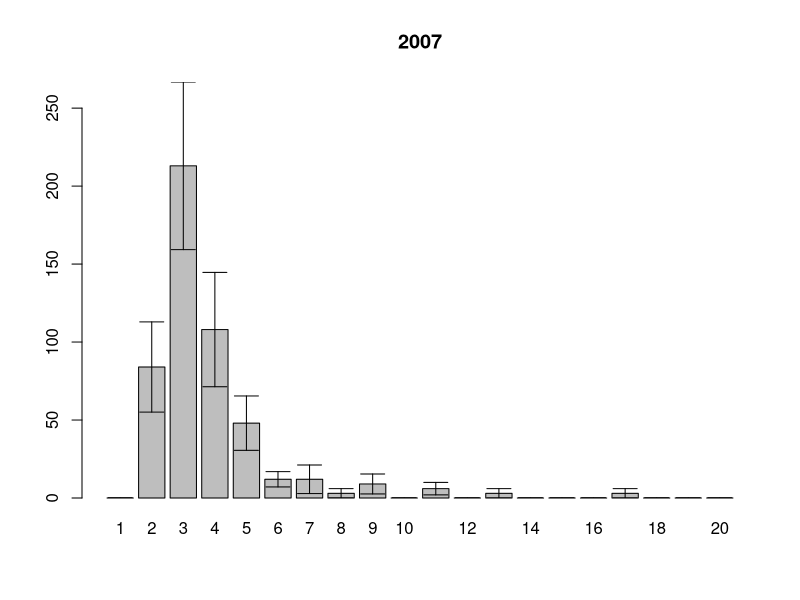
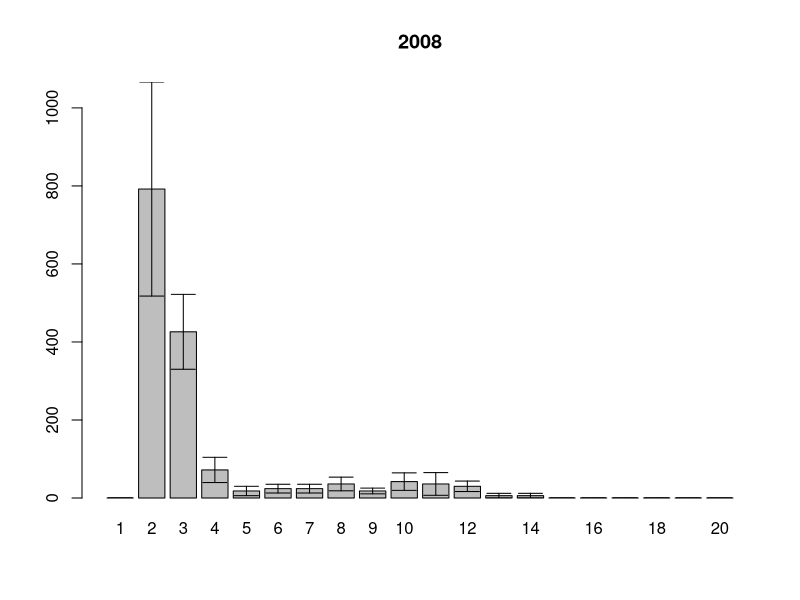
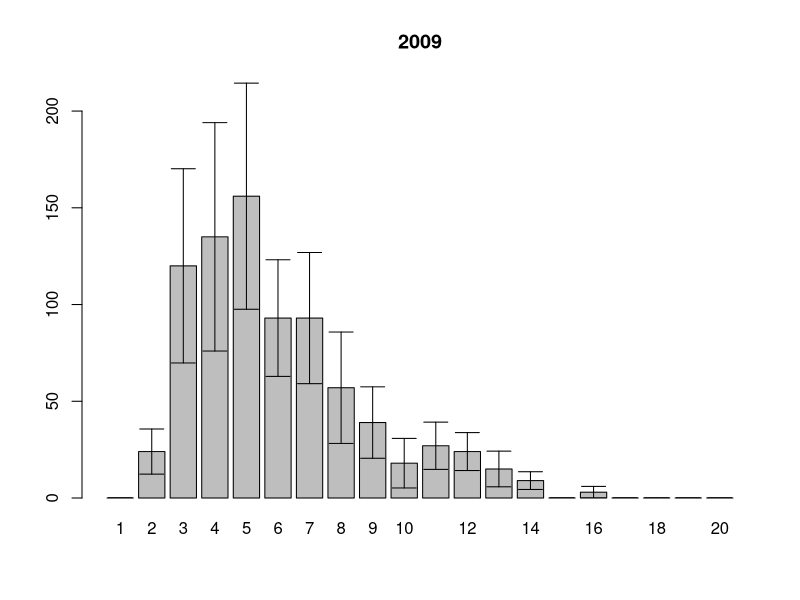
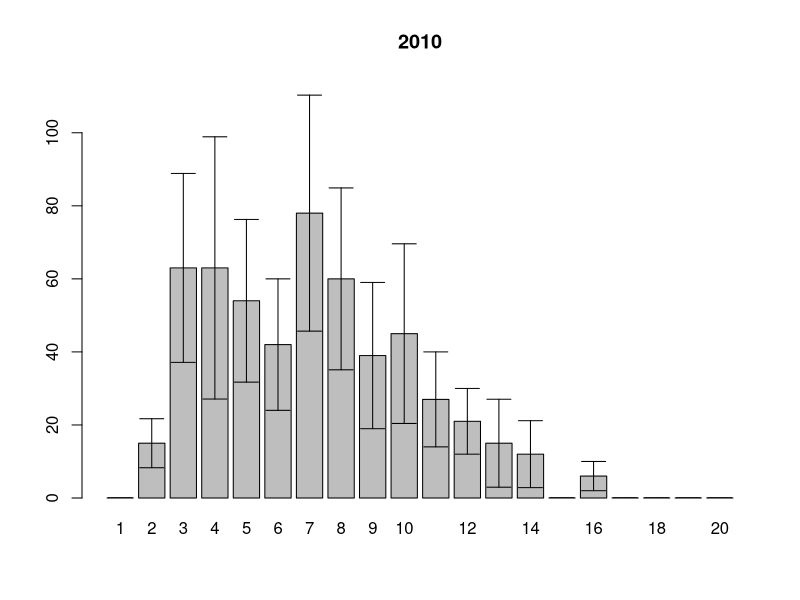
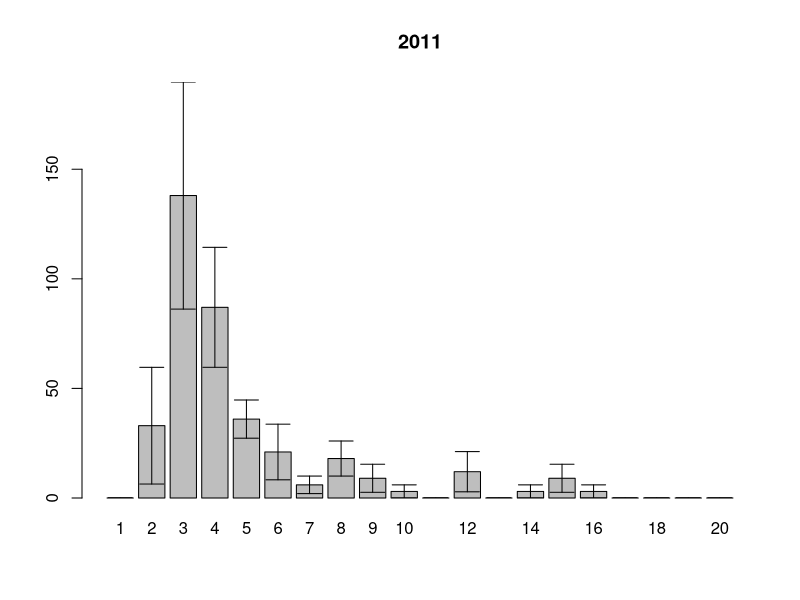
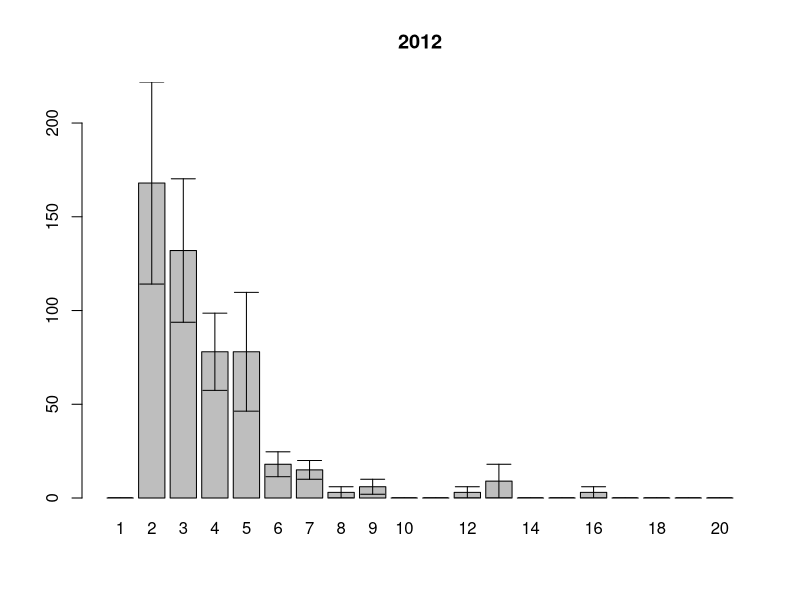
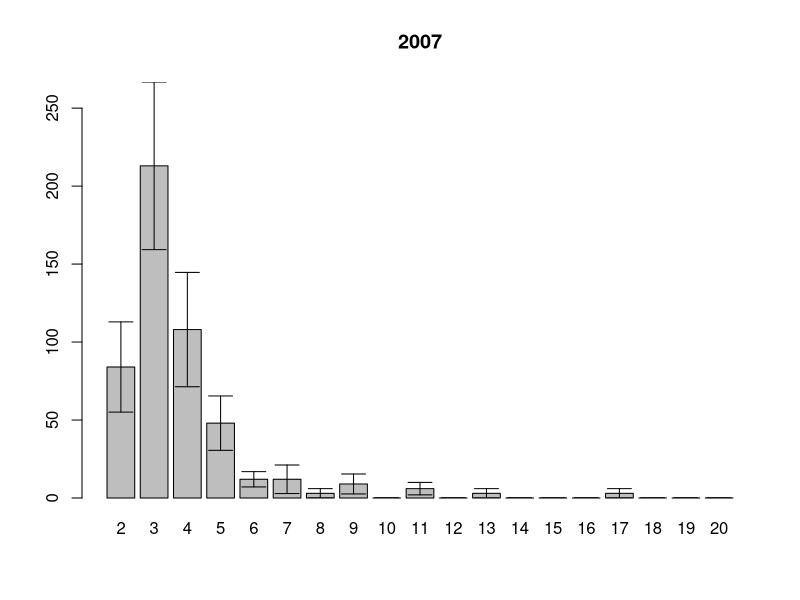
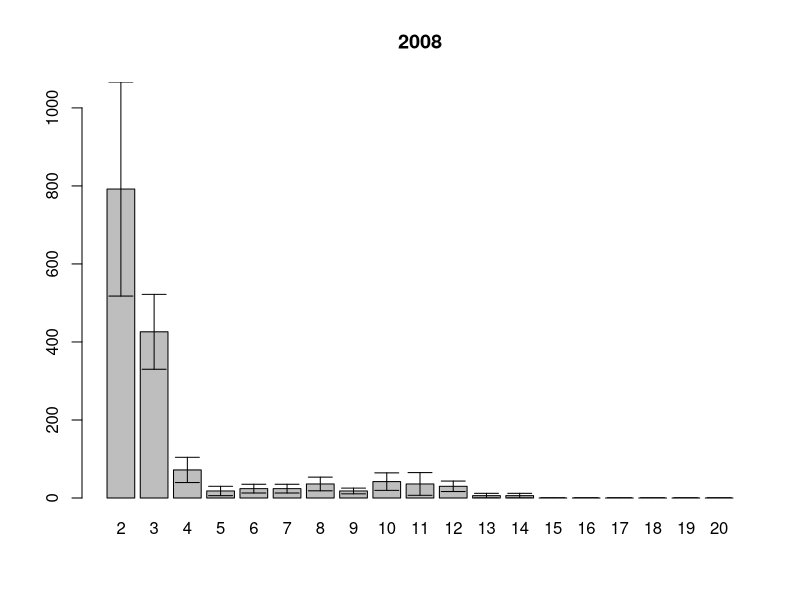

These figures' R source, in order: (Note: this script raises an error after producing the figures.)
setwd("~/Dropbox/PhD_thesis/PhD_thesis/White_Sea/Lomnishniy/")
#setwd("~/note_backup_2013-04-13/PhD_thesis/White_Sea/Lomnishniy/")

# размерная структура суммарно по годам по горизонтам
ishodnik<-read.table(file="length.csv", sep=";", dec=",", head=T)
samples.squares<-read.table(file="squares.csv", sep=";", dec=",", head=T)
samples.names<-read.table(file="sample.csv", sep=";", dec=",", head=T)
attach(ishodnik)
#year<-factor(year)

Length.int<-cut(Length.mm, breaks=seq(0,20,1))

(size.str.table<-table(Length.int,year,sample))

size.str.df<-as.data.frame(size.str.table) # как таблица данных

#убираем те пробы которых на самом деле нету
for (i in 1:length(levels(size.str.df$year)))
{ (xxx<-size.str.df$sample[size.str.df$year==levels(size.str.df$year)[i] ]%in%
     samples.names$sample[samples.names$year==levels(size.str.df$year)[i]])
  antixxx<-as.logical(1-xxx)
  size.str.df$Freq[size.str.df$year==levels(size.str.df$year)[i]][antixxx]<-NA
}


# SUBSET - для фильтрации таблицы данных
# APPLY - кто-то из них для средней и СД по фрейму

#теперь на квадратный метр
size.str.sqmeter<-size.str.df
for (i in 1:length(levels(size.str.sqmeter$year)))
{
  size.str.sqmeter$Freq[size.str.sqmeter$year==levels(size.str.sqmeter$year)[i]]<-size.str.sqmeter$Freq[size.str.sqmeter$year==levels(size.str.sqmeter$year)[i]] * samples.squares$square[samples.squares$year==levels(size.str.sqmeter$year)[i]]
}

n.samples<-tapply(samples.names$sample,samples.names$year, length )

#subset(size.str.sqmeter,subset=size.str.sqmeter$year=="1992")

#и среднее??
# tapply выдает как резудьтат матрицу
(mean.sizestr.sqmeter<-t(tapply(size.str.sqmeter$Freq,INDEX=list(size.str.sqmeter$year, size.str.sqmeter$Length.int),FUN=mean, na.rm=T)))
mean.sqmeter.df<-as.data.frame(mean.sizestr.sqmeter)
(sd.sizestr.sqmeter<-tapply(size.str.sqmeter$Freq,INDEX=list(size.str.sqmeter$year, size.str.sqmeter$Length.int),FUN=sd, na.rm=T))

n.samples<-tapply(samples.names$sample,samples.names$year, length )

(sem.sizestr.sqmeter <-t(sd.sizestr.sqmeter/sqrt(as.vector(n.samples))))
sem.sqmeter.df<-as.data.frame(sem.sizestr.sqmeter)

length.class<-seq(1,20,1)

#>2mm mean size structure
(mean.sizestr.sqmeter2<-mean.sizestr.sqmeter[2:20,])
mean.sqmeter.df2<-as.data.frame(mean.sizestr.sqmeter2)
(sd.sizestr.sqmeter2<-sd.sizestr.sqmeter[,2:20])

n.samples<-tapply(samples.names$sample,samples.names$year, length )

(sem.sizestr.sqmeter2<-t(sd.sizestr.sqmeter2/sqrt(as.vector(n.samples))))
sem.sqmeter.df2<-as.data.frame(sem.sizestr.sqmeter2)

length.class2<-seq(2,20,1)

#from R-book 
error.bars<-function(yv,z,nn){
  xv<-
    barplot(yv,ylim=c(0,(max(yv)+max(z))),names=nn)#,ylab=deparse(substitute(yv)))
  g=(max(xv)-min(xv))/50
  for (i in 1:length(xv)) {
    lines(c(xv[i],xv[i]),c(yv[i]+z[i],yv[i]-z[i]))
    lines(c(xv[i]-g,xv[i]+g),c(yv[i]+z[i], yv[i]+z[i]))
    lines(c(xv[i]-g,xv[i]+g),c(yv[i]-z[i], yv[i]-z[i]))
  }}




  for (j in 1:length(colnames(mean.sizestr.sqmeter)))
  {
    pdf(file=paste("Lomnishniy", colnames(mean.sizestr.sqmeter)[j], ".pdf",sep="_"))
    error.bars(yv=mean.sizestr.sqmeter[,j], nn=length.class, z=sem.sizestr.sqmeter[,j])
    title(main=colnames(mean.sizestr.sqmeter)[j], xlab="", ylab="")
    dev.off()
  }



## to .eps
#for (j in 1:length(colnames(mean.sizestr.sqmeter)))
#{
#  postscript(file=paste("YuG1", colnames(mean.sizestr.sqmeter)[j], ".eps",sep="_"))
#  error.bars(yv=mean.sizestr.sqmeter[,j], nn=length.class, z=sem.sizestr.sqmeter[,j])
#  title(main=colnames(mean.sizestr.sqmeter)[j], xlab="", ylab="")
#  dev.off()
#}

#>1mm
for (j in 1:length(colnames(mean.sizestr.sqmeter2)))
{
  pdf(file=paste("Lomnishniy2", colnames(mean.sizestr.sqmeter2)[j], ".pdf",sep="_"))
  error.bars(yv=mean.sizestr.sqmeter2[,j], nn=length.class2, z=sem.sizestr.sqmeter2[,j])
  title(main=colnames(mean.sizestr.sqmeter2)[j], xlab="", ylab="")
  dev.off()
}


#динамика обилия
(N.sqmeter<-(t(tapply(size.str.sqmeter$Freq, list(size.str.sqmeter$year, size.str.sqmeter$sample), sum))))
(N.mean.sqmeter<-colMeans(N.sqmeter, na.rm=T))
N.sd.sqmeter<-apply(N.sqmeter, 2, sd, na.rm=T)
N.sem.sqmeter<-N.sd.sqmeter/sqrt(n.samples)

pdf(file="N_dynamic.pdf", family="NimbusSan") # указываем шрифт подпией
plot(y=N.mean.sqmeter, x=names(N.mean.sqmeter),pch=15, main="о. Ломнишный",
     ylim=c(min(N.mean.sqmeter)-max(N.sem.sqmeter), max(N.mean.sqmeter)+max(N.sem.sqmeter)),
     xlab="год", ylab="N, экз./кв.м")
lines(seq(as.numeric(min(names(N.mean.sqmeter))),as.numeric(max(names(N.mean.sqmeter))),1), N.mean.sqmeter, pch=1, type="b")
arrows(x0=seq(as.numeric(min(names(N.mean.sqmeter))),as.numeric(max(names(N.mean.sqmeter))),1), 
       x1=seq(as.numeric(min(names(N.mean.sqmeter))),as.numeric(max(names(N.mean.sqmeter))),1),
       y0=N.mean.sqmeter-N.sem.sqmeter, y1=N.mean.sqmeter+N.sem.sqmeter, angle=90, code=3, length=0.1)
dev.off()
embedFonts("N_dynamic.pdf") #встройка шрифтов в файл

#динамика без молод ( больше 2+)


(N2.sqmeter<-(t(tapply(size.str.sqmeter$Freq[size.str.sqmeter$Length.int!="(0,1]"], 
                       list(size.str.sqmeter$year[size.str.sqmeter$Length.int!="(0,1]"], 
                            size.str.sqmeter$sample[size.str.sqmeter$Length.int!="(0,1]"]), sum))))
(N2.mean.sqmeter<-colMeans(N2.sqmeter, na.rm=T))
(N2.sd.sqmeter<-apply(N2.sqmeter, 2, sd, na.rm=T))
N2.sem.sqmeter<-N2.sd.sqmeter/sqrt(n.samples)

pdf(file="N2_dynamic.pdf", family="NimbusSan") # указываем шрифт подпией
plot(y=N2.mean.sqmeter, x=names(N2.mean.sqmeter),pch=15, main="о. Ломнишный",
     ylim=c(min(N2.mean.sqmeter)-max(N2.sem.sqmeter), max(N2.mean.sqmeter)+max(N2.sem.sqmeter)),
     xlab="год", ylab="N, экз./кв.м")
lines(seq(as.numeric(min(names(N2.mean.sqmeter))),as.numeric(max(names(N2.mean.sqmeter))),1), N2.mean.sqmeter, pch=1, type="b")
arrows(x0=seq(as.numeric(min(names(N2.mean.sqmeter))),as.numeric(max(names(N2.mean.sqmeter))),1), 
       x1=seq(as.numeric(min(names(N2.mean.sqmeter))),as.numeric(max(names(N2.mean.sqmeter))),1),
       y0=N2.mean.sqmeter-N2.sem.sqmeter, y1=N2.mean.sqmeter+N2.sem.sqmeter, angle=90, code=3, length=0.1)
dev.off()
embedFonts("N2_dynamic.pdf") #встройка шрифтов в файл

# динамика >2mm с осью 1992-2012
(y92.12<-seq(1992,2012,1))
N2.92.12.mean<-c(rep(NA,(as.numeric(min(names(N2.mean.sqmeter)))-1992)), N2.mean.sqmeter)
N2.92.12.sem<-c(rep(NA,(as.numeric(min(names(N2.sem.sqmeter)))-1992)), N2.sem.sqmeter)

pdf(file="N2_dynamic_92_12.pdf", family="NimbusSan") # указываем шрифт подпией
plot(y=N2.92.12.mean, x=y92.12,pch=15, main="о. Ломнишный",
     ylim=c(min(N2.92.12.mean, na.rm=T)-max(N2.92.12.sem, na.rm=T), max(N2.92.12.mean, na.rm=T)+max(N2.92.12.sem, na.rm=T)),
     xlab="год", ylab="N, экз./кв.м")
lines(y92.12, N2.92.12.mean, pch=1, type="b")
arrows(x0=y92.12, 
       x1=y92.12,
       y0=N2.92.12.mean-N2.92.12.sem, y1=N2.92.12.mean+N2.92.12.sem, angle=90, code=3, length=0.1)
dev.off()
embedFonts("N2_dynamic_92_12.pdf") #встройка шрифтов в файл


#plot(y=N.mean.sqmeter, x=names(N.mean.sqmeter),pch=1)
#segments(x0=seq(as.numeric(min(names(N.mean.sqmeter))),as.numeric(max(names(N.mean.sqmeter))),1), 
#         x1=seq(as.numeric(min(names(N.mean.sqmeter))),as.numeric(max(names(N.mean.sqmeter))),1),
#         y0=N.mean.sqmeter-N.sem.sqmeter, y1=N.mean.sqmeter+N.sem.sqmeter)


#динамика максимального размера
str(ishodnik)
(Length.max<-tapply(Length.mm, year, max, na.rm=T))
plot(x=names(Length.max), y=Length.max, type=none)


pdf(file="L_max.pdf", family="NimbusSan") # указываем шрифт подпией
plot(x=names(Length.max), y=Length.max, type="none", main="о. Ломнишный", xlab="год", ylab="L max, мм")
lines(x=names(Length.max), y=Length.max, pch=1, type="b")
dev.off()
embedFonts("L_max.pdf") #встройка шрифтов в файл

#рассчетная биомасса по Максимовичу и др., 1993
biomass.count<-0.00016*(Length.mm^2.96)
(biomass.samples<-tapply(biomass.count, list(year, sample), sum, na.rm=T))

(biomass.sqmeter<-biomass.samples*samples.squares$square)

(B.mean.sqmeter<-rowMeans(biomass.sqmeter, na.rm=T))
(B.sd.sqmeter<-apply(biomass.sqmeter, 1, sd, na.rm=T))
n.samples<-tapply(samples.names$sample,samples.names$year, length )
(B.sem.sqmeter<-B.sd.sqmeter/sqrt(n.samples))
(D.b<-B.sem.sqmeter/B.mean.sqmeter*100)

pdf(file="B_count_dynamic.pdf", family="NimbusSan") # указываем шрифт подпией
plot(y=B.mean.sqmeter, x=names(B.mean.sqmeter),pch=15, main="о. Ломнишный", 
     ylim=c(min(B.mean.sqmeter)-max(B.sem.sqmeter), max(B.mean.sqmeter)+max(B.sem.sqmeter)),
     xlab="год", ylab="B, г/кв.м")
lines(seq(as.numeric(min(names(B.mean.sqmeter))),as.numeric(max(names(B.mean.sqmeter))),1), B.mean.sqmeter, pch=1, type="b")
arrows(x0=seq(as.numeric(min(names(B.mean.sqmeter))),as.numeric(max(names(B.mean.sqmeter))),1), 
       x1=seq(as.numeric(min(names(B.mean.sqmeter))),as.numeric(max(names(B.mean.sqmeter))),1),
       y0=B.mean.sqmeter-B.sem.sqmeter, y1=B.mean.sqmeter+B.sem.sqmeter, angle=90, code=3, length=0.1)
dev.off()
embedFonts("B_count_dynamic.pdf") #встройка шрифтов в файл

#рассчетная биомасса только с учетом >1mm особей
biomass2.count<-0.00016*(Length.mm[Length.mm>1.0]^2.96)
(biomass2.samples<-tapply(biomass2.count, list(year[Length.mm>1.0], sample[Length.mm>1.0]), sum, na.rm=T))

(biomass2.sqmeter<-biomass2.samples*samples.squares$square)

(B2.mean.sqmeter<-rowMeans(biomass2.sqmeter, na.rm=T))
(B2.sd.sqmeter<-apply(biomass.sqmeter, 1, sd, na.rm=T))
n.samples<-tapply(samples.names$sample,samples.names$year, length )
(B2.sem.sqmeter<-B.sd.sqmeter/sqrt(n.samples))
(D.b2<-B2.sem.sqmeter/B2.mean.sqmeter*100)

pdf(file="B2_count_dynamic.pdf", family="NimbusSan") # указываем шрифт подпией
plot(y=B2.mean.sqmeter, x=names(B2.mean.sqmeter),pch=15, main="о. Ломнишный", 
     ylim=c(min(B2.mean.sqmeter)-max(B2.sem.sqmeter), max(B2.mean.sqmeter)+max(B2.sem.sqmeter)),
     xlab="год", ylab="B, г/кв.м")
lines(seq(as.numeric(min(names(B2.mean.sqmeter))),as.numeric(max(names(B2.mean.sqmeter))),1), B2.mean.sqmeter, pch=1, type="b")
arrows(x0=seq(as.numeric(min(names(B2.mean.sqmeter))),as.numeric(max(names(B2.mean.sqmeter))),1), 
       x1=seq(as.numeric(min(names(B2.mean.sqmeter))),as.numeric(max(names(B2.mean.sqmeter))),1),
       y0=B2.mean.sqmeter-B2.sem.sqmeter, y1=B2.mean.sqmeter+B2.sem.sqmeter, angle=90, code=3, length=0.1)
dev.off()
embedFonts("B2_count_dynamic.pdf") #встройка шрифтов в файл

#влияние особей <=1mm на рассчетную биомассу
pdf(file="B_B2_compare.pdf", family="NimbusSan") # указываем шрифт подпией
plot(y=B.mean.sqmeter, x=names(B.mean.sqmeter),pch=15, main="о. Ломнишный", type="n",
     ylim=c(min(min(B.mean.sqmeter)-max(B.sem.sqmeter), min(B2.mean.sqmeter)-max(B2.sem.sqmeter)), 
            max(max(B.mean.sqmeter)+max(B.sem.sqmeter), max(B2.mean.sqmeter)+max(B2.sem.sqmeter))),
     xlab="год", ylab="B, г/кв.м")
#B
lines(seq(as.numeric(min(names(B.mean.sqmeter))),as.numeric(max(names(B.mean.sqmeter))),1), B.mean.sqmeter, pch=15, col=2, type="b")
arrows(x0=seq(as.numeric(min(names(B.mean.sqmeter))),as.numeric(max(names(B.mean.sqmeter))),1), 
       x1=seq(as.numeric(min(names(B.mean.sqmeter))),as.numeric(max(names(B.mean.sqmeter))),1),
       y0=B.mean.sqmeter-B.sem.sqmeter, y1=B.mean.sqmeter+B.sem.sqmeter, angle=90, code=3, length=0.1, col=2)
#B2
lines(seq(as.numeric(min(names(B2.mean.sqmeter))),as.numeric(max(names(B2.mean.sqmeter))),1), B2.mean.sqmeter, pch=2, col=4, type="b")
arrows(x0=seq(as.numeric(min(names(B2.mean.sqmeter))),as.numeric(max(names(B2.mean.sqmeter))),1), 
       x1=seq(as.numeric(min(names(B2.mean.sqmeter))),as.numeric(max(names(B2.mean.sqmeter))),1),
       y0=B2.mean.sqmeter-B2.sem.sqmeter, y1=B2.mean.sqmeter+B2.sem.sqmeter, angle=90, code=3, length=0.1, col=4)
dev.off()
embedFonts("B_B2_compare.pdf") #встройка шрифтов в файл


#динамика молоди <2mm и половозрелых  >8mm


(young.old.int<-cut(Length.mm, breaks=c(1,2.5,7.9,max(Length.mm, na.rm=T))))

(young.old.table<-table(young.old.int,year,sample))

young.old.df<-as.data.frame(young.old.table) # как таблица данных

#убираем те пробы которых на самом деле нету
for (i in 1:length(levels(young.old.df$year)))
{ (xxx<-young.old.df$sample[young.old.df$year==levels(young.old.df$year)[i] ]%in%
     samples.names$sample[samples.names$year==levels(young.old.df$year)[i]])
  antixxx<-as.logical(1-xxx)
  size.str.df$Freq[young.old.df$year==levels(young.old.df$year)[i]][antixxx]<-NA
}

#теперь на квадратный метр
young.old.sqmeter<-young.old.df
for (i in 1:length(levels(young.old.sqmeter$year)))
{
  young.old.sqmeter$Freq[young.old.sqmeter$year==levels(young.old.sqmeter$year)[i]]<-
    young.old.sqmeter$Freq[young.old.sqmeter$year==levels(young.old.sqmeter$year)[i]] * 
    samples.squares$square[samples.squares$year==levels(young.old.sqmeter$year)[i]]
}



(mean.young.old.sqmeter<-t(tapply(young.old.sqmeter$Freq,INDEX=list(young.old.sqmeter$year, young.old.sqmeter$young.old.int),FUN=mean, na.rm=T)))

(sd.young.old.sqmeter<-tapply(young.old.sqmeter$Freq,INDEX=list(young.old.sqmeter$year, young.old.sqmeter$young.old.int),FUN=sd, na.rm=T))

n.samples<-tapply(samples.names$sample,samples.names$year, length )

(sem.young.old.sqmeter <-t(sd.young.old.sqmeter/sqrt(as.vector(n.samples))))

#корреляция - молодь и половозрелые
(spearman.young.old.mean<-cor.test(mean.young.old.sqmeter[1,], mean.young.old.sqmeter[3,], method="spearman"))


# молодь и половозрелые - график
pdf(file="young_old.pdf", family="NimbusSan") # указываем шрифт подпией
plot(y=mean.young.old.sqmeter[1,], x=colnames(mean.young.old.sqmeter),pch=15, type="n", main="о. Ломнишный", 
     #     ylim=c(min(mean.young.old.sqmeter[1,], mean.young.old.sqmeter[3,])-max(sem.young.old.sqmeter[1,], sem.young.old.sqmeter[3,]), 
     #            max(mean.young.old.sqmeter[1,], mean.young.old.sqmeter[3,])+max(sem.young.old.sqmeter[1,], sem.young.old.sqmeter[3,])),
     ylim=c(0, 
            max(mean.young.old.sqmeter[1,], mean.young.old.sqmeter[3,])+max(sem.young.old.sqmeter[1,], sem.young.old.sqmeter[3,])),
     xlab="год", ylab="N, экз./кв.м")
#молодь
lines(seq(as.numeric(min(colnames(mean.young.old.sqmeter))),as.numeric(max(colnames(mean.young.old.sqmeter))),1), 
      mean.young.old.sqmeter[1,], pch=15, type="b", col=2)
arrows(x0=seq(as.numeric(min(colnames(mean.young.old.sqmeter))),as.numeric(max(colnames(mean.young.old.sqmeter))),1), 
       x1=seq(as.numeric(min(colnames(mean.young.old.sqmeter))),as.numeric(max(colnames(mean.young.old.sqmeter))),1),
       y0=mean.young.old.sqmeter[1,]-sem.young.old.sqmeter[1,], 
       y1=mean.young.old.sqmeter[1,]+sem.young.old.sqmeter[1,], angle=90, code=3, length=0.1, col=2)
#половозрелые
lines(seq(as.numeric(min(colnames(mean.young.old.sqmeter))),as.numeric(max(colnames(mean.young.old.sqmeter))),1), 
      mean.young.old.sqmeter[3,], pch=16, type="b", col=4)
arrows(x0=seq(as.numeric(min(colnames(mean.young.old.sqmeter))),as.numeric(max(colnames(mean.young.old.sqmeter))),1), 
       x1=seq(as.numeric(min(colnames(mean.young.old.sqmeter))),as.numeric(max(colnames(mean.young.old.sqmeter))),1),
       y0=mean.young.old.sqmeter[3,]-sem.young.old.sqmeter[3,], 
       y1=mean.young.old.sqmeter[3,]+sem.young.old.sqmeter[3,], angle=90, code=3, length=0.1, col=4)
dev.off()
embedFonts("young_old.pdf") #встройка шрифтов в файл

#динамика молоди и половозрелых в %
(sum.young.old<-t(tapply(young.old.sqmeter$Freq[young.old.sqmeter$young.old.int!="(0,1]"],
                         INDEX=list(young.old.sqmeter$year[young.old.sqmeter$young.old.int!="(0,1]"], 
                                    young.old.sqmeter$young.old.int[young.old.sqmeter$young.old.int!="(0,1]"]),
                         FUN=sum, na.rm=T)))
(young.old.percents<-t(t(sum.young.old)/colSums(sum.young.old, na.rm=T))*100)

write.table(t(young.old.percents), file="lomnishniy_young_old_percent.csv", sep=";", dec=",")

#корреляция - молодь и половозрелые в %
str(young.old.percents)
(spearman.young.old.sum.percent<-cor.test(young.old.percents[1,2:6], young.old.percents[3,1:5], method="spearman"))
plot(x=young.old.percents[3,1:5], y=young.old.percents[1,2:6])

#и график в %
pdf(file="young_old_percents.pdf", family="NimbusSan") # указываем шрифт подпией
plot(y=young.old.percents[1,], x=colnames(young.old.percents),pch=15, type="n", main="о. Ломнишный", 
     #     ylim=c(min(young.old.percents[1,], young.old.percents[3,])-max(sem.young.old.sqmeter[1,], sem.young.old.sqmeter[3,]), 
     #            max(young.old.percents[1,], young.old.percents[3,])+max(sem.young.old.sqmeter[1,], sem.young.old.sqmeter[3,])),
     ylim=c(0, 
            max(young.old.percents[1,], young.old.percents[3,])),
     xlab="год", ylab="доля от общей численности, %")
#молодь
lines(seq(as.numeric(min(colnames(young.old.percents))),as.numeric(max(colnames(young.old.percents))),1), 
      young.old.percents[1,], pch=15, type="b", col=2)
#половозрелые
lines(seq(as.numeric(min(colnames(young.old.percents))),as.numeric(max(colnames(young.old.percents))),1), 
      young.old.percents[3,], pch=16, type="b", col=4)
dev.off()
embedFonts("young_old_percents.pdf") #встройка шрифтов в файл

# численность общая и численность молоди - график
# молодь и половозрелые - график
pdf(file="young_all.pdf", family="NimbusSan") # указываем шрифт подпией
plot(y=mean.young.old.sqmeter[1,], x=colnames(mean.young.old.sqmeter),pch=15, type="n", main="о. Ломнишный", 
     #     ylim=c(min(mean.young.old.sqmeter[1,], mean.young.old.sqmeter[3,])-max(sem.young.old.sqmeter[1,], sem.young.old.sqmeter[3,]), 
     #            max(mean.young.old.sqmeter[1,], mean.young.old.sqmeter[3,])+max(sem.young.old.sqmeter[1,], sem.young.old.sqmeter[3,])),
     ylim=c(0, 
            max(mean.young.old.sqmeter[1,], mean.young.old.sqmeter[3,])+max(sem.young.old.sqmeter[1,], sem.young.old.sqmeter[3,])),
     xlab="год", ylab="N, экз./кв.м")
#молодь
lines(seq(as.numeric(min(colnames(mean.young.old.sqmeter))),as.numeric(max(colnames(mean.young.old.sqmeter))),1), 
      mean.young.old.sqmeter[1,], pch=15, type="b", col=2)
arrows(x0=seq(as.numeric(min(colnames(mean.young.old.sqmeter))),as.numeric(max(colnames(mean.young.old.sqmeter))),1), 
       x1=seq(as.numeric(min(colnames(mean.young.old.sqmeter))),as.numeric(max(colnames(mean.young.old.sqmeter))),1),
       y0=mean.young.old.sqmeter[1,]-sem.young.old.sqmeter[1,], 
       y1=mean.young.old.sqmeter[1,]+sem.young.old.sqmeter[1,], angle=90, code=3, length=0.1, col=2)
#половозрелые
lines(seq(as.numeric(min(colnames(mean.young.old.sqmeter))),as.numeric(max(colnames(mean.young.old.sqmeter))),1), 
      mean.young.old.sqmeter[3,], pch=16, type="b", col=4)
arrows(x0=seq(as.numeric(min(colnames(mean.young.old.sqmeter))),as.numeric(max(colnames(mean.young.old.sqmeter))),1), 
       x1=seq(as.numeric(min(colnames(mean.young.old.sqmeter))),as.numeric(max(colnames(mean.young.old.sqmeter))),1),
       y0=mean.young.old.sqmeter[3,]-sem.young.old.sqmeter[3,], 
       y1=mean.young.old.sqmeter[3,]+sem.young.old.sqmeter[3,], angle=90, code=3, length=0.1, col=4)
dev.off()
embedFonts("young_old.pdf") #встройка шрифтов в файл

